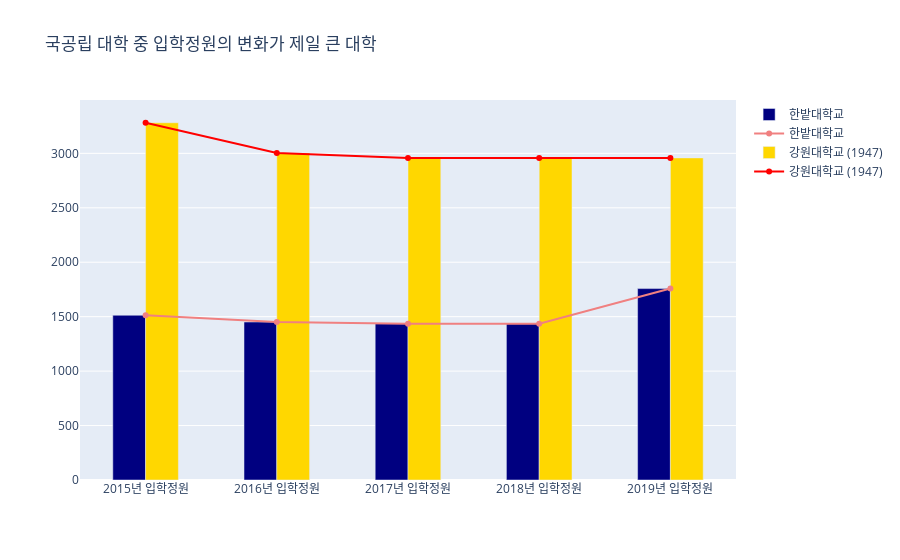

Notebook code for this chart:
### Code cell
max_increase_public = [0, 0]
max_decrease_public = [0, 10000]

for i in range(df7.shape[0]):
    if '대학교' in str(df7.loc[i][0]):
        val = df7.loc[i]['2019년 입학정원'] - df7.loc[i]['2015년 입학정원']
        if max_increase_public[1] < val:
            max_increase_public[1] = val
            max_increase_public[0] = i
        elif max_decrease_public[1] > val:
            max_decrease_public[1] = val
            max_decrease_public[0] = i

x_value = [df7.columns[i] for i in range(4, 9)]
x_value.reverse()

fig = go.Figure(data=[
    go.Bar(name=df7.loc[max_increase_public[0]][0], x=x_value, 
           y=df7.iloc[max_increase_public[0]][8:3:-1],
           marker_color='navy'),
    go.Scatter(name=df7.loc[max_increase_public[0]][0], x=x_value, 
           y=df7.iloc[max_increase_public[0]][8:3:-1], 
            marker_color='lightcoral'),
    go.Bar(name=df7.loc[max_decrease_public[0]][0], x=x_value, 
           y=df7.iloc[max_decrease_public[0]][8:3:-1],
          marker_color='gold'),
    go.Scatter(name=df7.loc[max_decrease_public[0]][0], x=x_value, 
           y=df7.iloc[max_decrease_public[0]][8:3:-1],
              marker_color='red')
])

fig.update_layout(title_text='국공립 대학 중 입학정원의 변화가 제일 큰 대학', barmode='group', bargap=0.5)
fig.show()

### Figure 1 — Plotly figure (JSON) as saved in the notebook; plotly's stock layout.template omitted (floating-point values rounded to 4 significant figures)
{"data": [{"marker": {"color": "navy"}, "name": "한밭대학교", "type": "bar", "x": ["2015년 입학정원", "2016년 입학정원", "2017년 입학정원", "2018년 입학정원", "2019년 입학정원"], "y": [1513, 1451, 1436, 1436, 1758]}, {"marker": {"color": "lightcoral"}, "name": "한밭대학교", "type": "scatter", "x": ["2015년 입학정원", "2016년 입학정원", "2017년 입학정원", "2018년 입학정원", "2019년 입학정원"], "y": [1513, 1451, 1436, 1436, 1758]}, {"marker": {"color": "gold"}, "name": "강원대학교 (1947)", "type": "bar", "x": ["2015년 입학정원", "2016년 입학정원", "2017년 입학정원", "2018년 입학정원", "2019년 입학정원"], "y": [3281, 3004, 2958, 2958, 2958]}, {"marker": {"color": "red"}, "name": "강원대학교 (1947)", "type": "scatter", "x": ["2015년 입학정원", "2016년 입학정원", "2017년 입학정원", "2018년 입학정원", "2019년 입학정원"], "y": [3281, 3004, 2958, 2958, 2958]}], "layout": {"bargap": 0.5, "barmode": "group", "title": {"text": "국공립 대학 중 입학정원의 변화가 제일 큰 대학"}}}
